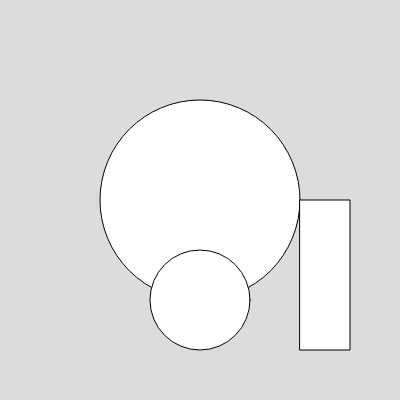
Frame 1 (no input)
Frame 60 (no input): identical to frame 1, image omitted
Frame 120 (the mouse pressed at the canvas centre since frame 60): identical to frame 1, image omitted

The p5.js sketch that drew this single still picture (run headless with seeded random() and noise() and a simulated clock; from frame 60 on, the mouse is pressed at the canvas centre):

// p5.js sketch
// ── sketch.js
let rectPosX = 300;
let rectPosY = 200;

function setup() {
    createCanvas(400, 400);
}


function draw() {
    background(220);

    // local variable
    let radius = 200;
    ellipse(200, 200, radius, radius);

    let posX = 200;
    let posY = 300;
    ellipse(posX, posY, radius / 2, radius / 2);


    // use global variable
    rect(rectPosX, rectPosY, 50, 150);
}


console.log(rectPosX);

// Error!!
// console.log(posX);
